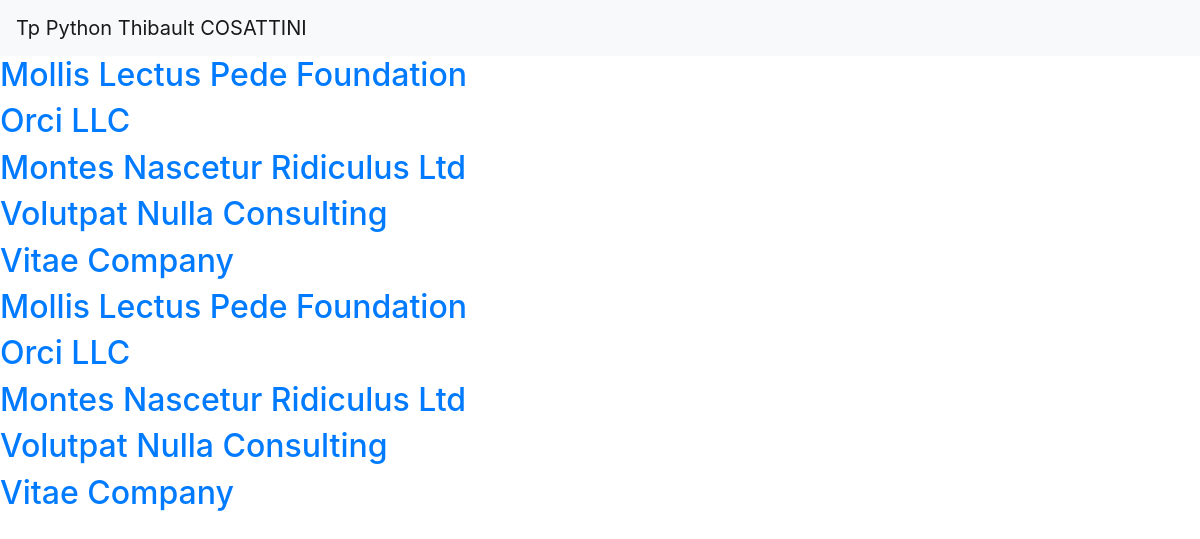
Page /annuaire/entreprise on the committed database.
### annuaire/models.py (models this page shows)
class Contact (models.Model):
   nom = models.CharField(max_length=50, blank=False, null=False)
   prenom = models.CharField(max_length=50, blank=True, null=True)
   telephone = models.CharField(max_length=15, blank=False, null=False)
   entreprise = models.BooleanField( blank=False, null=False, default=False)

### annuaire/views.py (the view)
# urls.py: path('/entreprise', views.annuaireListEntreprise, name='annuaireListEntreprise'),
def annuaireListEntreprise (request):
  return render (request, "annuaire/list.html", {"contacts":contactsEntreprise})

### annuaire/templates/annuaire/list.html (shortened to what this page needs)
{% include "accueil/navbar.html" %}
<!DOCTYPE html>
<html lang="en">
  <head>
  </head>
  <body>
    <div class="list">
      {% for contact in contacts %}
      <div>
        <particulier>
          <h2>
            <a
              href="/annuaire/contact?prenom={{contact.prenom}}&nom={{contact.nom}}"
              >{{contact.nom}} {{contact.prenom}}</a
            >
          </h2>
        </particulier>
      </div>
      {% endfor %}
    </div>
  </body>
</html>

### rows in the picture
Contact: nom "Mollis Lectus Pede Foundation"
Contact: nom "Orci LLC"
Contact: nom "Montes Nascetur Ridiculus Ltd"
Contact: nom "Volutpat Nulla Consulting"
Contact: nom "Vitae Company"
Contact: nom "Mollis Lectus Pede Foundation"
Contact: nom "Orci LLC"
Contact: nom "Montes Nascetur Ridiculus Ltd"
Contact: nom "Volutpat Nulla Consulting"
Contact: nom "Vitae Company"
